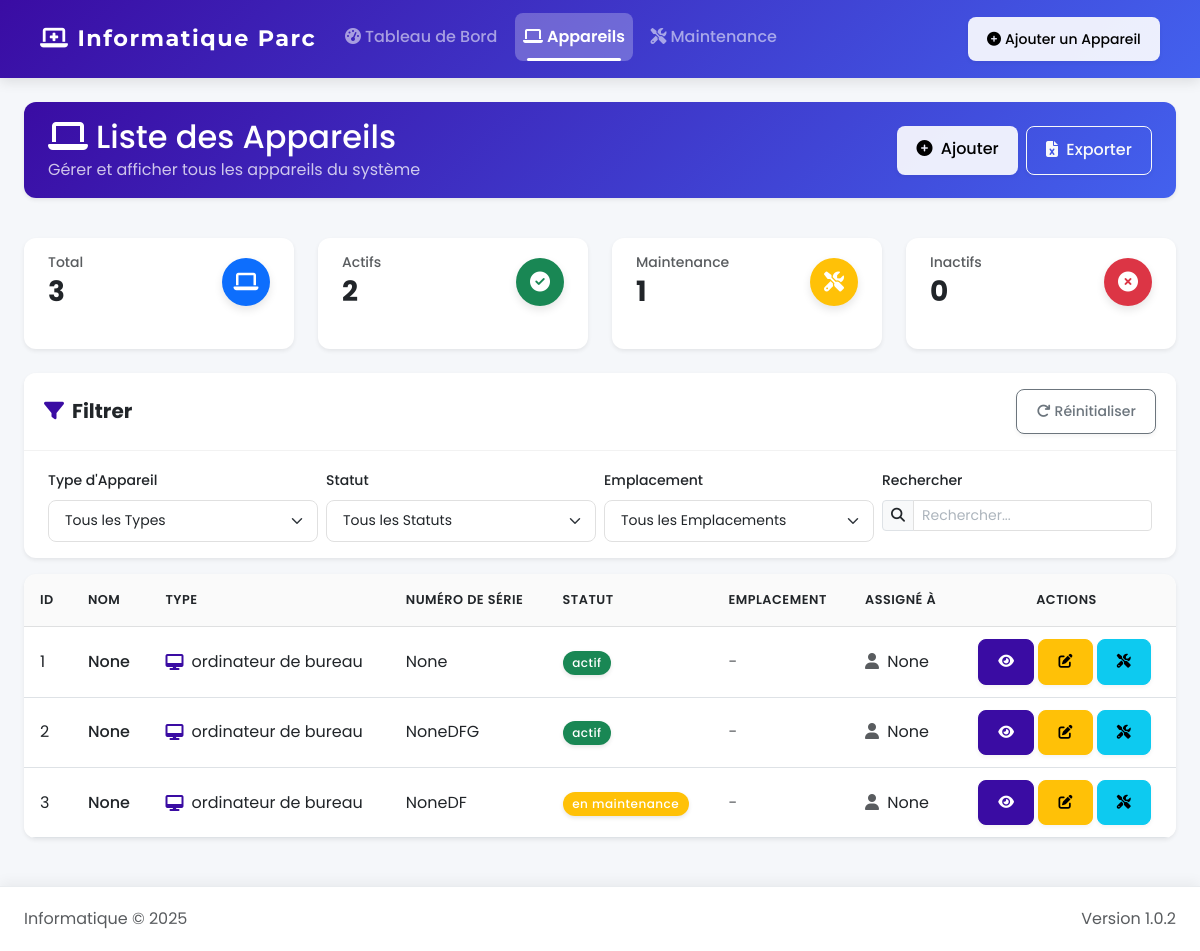
/devices, run on the app's committed database.
### app.py (models this page shows, shortened)
class Device(db.Model):
    id = db.Column(db.Integer, primary_key=True)
    name = db.Column(db.String(100), nullable=False)
    type = db.Column(db.String(50), nullable=False)
    serial_number = db.Column(db.String(100), nullable=False, unique=True)
    status = db.Column(db.String(20), default='actif')
    assigned_to = db.Column(db.String(100))
    service = db.Column(db.String(100))
    department = db.Column(db.String(100))
    mac_address = db.Column(db.String(17))
    notes = db.Column(db.Text)
    maintenance_records = db.relationship('MaintenanceRecord', backref='device', lazy=True, cascade="all, delete-orphan")

### app.py (the view)
@app.route('/devices')
def devices():
    devices = Device.query.all()
    return render_template('devices.html', devices=devices)

### app.py (called while the page is built)
@app.context_processor
def utility_processor():
    return dict(now=datetime.now)

### templates/devices.html (shortened to what this page needs)
{% extends "layout.html" %}
{% block content %}
<div class="container-fluid px-0">
    <div class="row mb-3">
        <div class="col-md-12">
            <div class="card shadow-sm border-0 bg-gradient-primary text-white">
                <div class="card-body py-3">
                    <div class="d-flex flex-column flex-md-row justify-content-between align-items-start align-items-md-center">
                        <div class="mb-3 mb-md-0">
                            <h2 class="mb-0"><i class="fas fa-laptop me-2"></i>Liste des Appareils</h2>
                            <p class="mb-0 opacity-75">Gérer et afficher tous les appareils du système</p>
                        </div>
                        <div class="d-flex flex-wrap">
                            <a href="{{ url_for('add_device') }}" class="btn btn-light me-2 mb-2 mb-sm-0">
                                <i class="fas fa-plus-circle me-1"></i> Ajouter
                            </a>
                            <a href="{{ url_for('export_devices_excel') }}" class="btn btn-outline-light">
                                <i class="fas fa-file-excel me-1"></i> Exporter
                            </a>
                        </div>
                    </div>
                </div>
            </div>
        </div>
    </div>
    <div class="row mb-3">
        <div class="col-6 col-md-3 mb-2">
            <div class="card shadow-sm h-100 border-0 stats-card">
                <div class="card-body py-2 py-md-3">
                    <div class="d-flex justify-content-between align-items-center">
                        <div>
                            <h6 class="text-muted mb-1 small">Total</h6>
                            <h3 class="mb-0 fw-bold" id="total-devices">{{ devices|length }}</h3>
                        </div>
                        <div class="icon-circle bg-primary">
                            <i class="fas fa-laptop fa-lg text-white"></i>
                        </div>
                    </div>
                </div>
            </div>
        </div>
        <div class="col-6 col-md-3 mb-2">
            <div class="card shadow-sm h-100 border-0 stats-card">
                <div class="card-body py-2 py-md-3">
                    <div class="d-flex justify-content-between align-items-center">
                        <div>
                            <h6 class="text-muted mb-1 small">Actifs</h6>
                            <h3 class="mb-0 fw-bold" id="active-devices">0</h3>
                        </div>
                        <div class="icon-circle bg-success">
                            <i class="fas fa-check-circle fa-lg text-white"></i>
                        </div>
                    </div>
                </div>
            </div>
        </div>
        <div class="col-6 col-md-3 mb-2">
            <div class="card shadow-sm h-100 border-0 stats-card">
                <div class="card-body py-2 py-md-3">
                    <div class="d-flex justify-content-between align-items-center">
                        <div>
                            <h6 class="text-muted mb-1 small">Maintenance</h6>
                            <h3 class="mb-0 fw-bold" id="maintenance-devices">0</h3>
                        </div>
                        <div class="icon-circle bg-warning">
                            <i class="fas fa-tools fa-lg text-white"></i>
                        </div>
                    </div>
                </div>
            </div>
        </div>
        <div class="col-6 col-md-3 mb-2">
            <div class="card shadow-sm h-100 border-0 stats-card">
                <div class="card-body py-2 py-md-3">
                    <div class="d-flex justify-content-between align-items-center">
                        <div>
                            <h6 class="text-muted mb-1 small">Inactifs</h6>
                            <h3 class="mb-0 fw-bold" id="inactive-devices">0</h3>
                        </div>
                        <div class="icon-circle bg-danger">
                            <i class="fas fa-times-circle fa-lg text-white"></i>
                        </div>
                    </div>
                </div>
            </div>
        </div>
    </div>
    <div class="card shadow-sm mb-3 border-0">
        <div class="card-header bg-white py-2 py-md-3">
            <div class="d-flex justify-content-between align-items-center">
                <h5 class="mb-0 fw-bold"><i class="fas fa-filter me-2 text-primary"></i>Filtrer</h5>
                <button class="btn btn-sm btn-outline-secondary" id="reset-filters">
                    <i class="fas fa-redo me-1"></i>Réinitialiser
                </button>
            </div>
        </div>
        <div class="card-body py-2 py-md-3">
            <div class="row g-2">
                <div class="col-6 col-md-3">
                    <label for="type-filter" class="form-label small">Type d'Appareil</label>
                    <select id="type-filter" class="form-select form-select-sm">
                        <option value="">Tous les Types</option>
                    </select>
                </div>
                <div class="col-6 col-md-3">
                    <label for="status-filter" class="form-label small">Statut</label>
                    <select id="status-filter" class="form-select form-select-sm">
                        <option value="">Tous les Statuts</option>
                    </select>
                </div>
                <div class="col-6 col-md-3">
                    <label for="location-filter" class="form-label small">Emplacement</label>
                    <select id="location-filter" class="form-select form-select-sm">
                        <option value="">Tous les Emplacements</option>
                        {% set locations = [] %}
                    </select>
                </div>
                <div class="col-6 col-md-3">
                    <label for="search-input" class="form-label small">Rechercher</label>
                    <div class="input-group input-group-sm">
                        <span class="input-group-text"><i class="fas fa-search"></i></span>
                        <input type="text" id="search-input" class="form-control" placeholder="Rechercher...">
                    </div>
                </div>
            </div>
        </div>
    </div>
    <div class="card shadow-sm border-0">
        <div class="card-body p-0">
            <div class="table-responsive">
                <table class="table table-hover align-middle mb-0" id="devices-table">
                    <thead class="table-light">
                        <tr>
                            <th>ID</th>
                            <th>Nom</th>
                            <th>Type</th>
                            <th class="d-none d-md-table-cell">Numéro de Série</th>
                            <th>Statut</th>
                            <th class="d-none d-md-table-cell">Emplacement</th>
                            <th class="d-none d-md-table-cell">Assigné à</th>
                            <th class="text-center">Actions</th>
                        </tr>
                    </thead>
                    <tbody>
                        {% for device in devices %}
                        <tr data-type="{{ device.type }}" data-status="{{ device.status }}" data-location="{{ device.location }}">
                            <td>{{ device.id }}</td>
                            <td class="fw-medium">{{ device.name }}</td>
                            <td>
                                <div class="d-flex align-items-center">
                                    {% if device.type == 'ordinateur de bureau' %}
                                        <i class="fas fa-desktop text-primary me-2"></i>
                                    {% elif device.type == 'ordinateur portable' %}
                                        <i class="fas fa-laptop text-primary me-2"></i>
                                    {% elif device.type == 'imprimante' %}
                                        <i class="fas fa-print text-primary me-2"></i>
                                    {% elif device.type == 'scanner' %}
                                        <i class="fas fa-scanner text-primary me-2"></i>
                                    {% elif device.type == 'routeur' %}
                                        <i class="fas fa-network-wired text-primary me-2"></i>
                                    {% elif device.type == 'switch' %}
                                        <i class="fas fa-ethernet text-primary me-2"></i>
                                    {% elif device.type == 'serveur' %}
                                        <i class="fas fa-server text-primary me-2"></i>
                                    {% else %}
                                        <i class="fas fa-hdd text-primary me-2"></i>
                                    {% endif %}
                                    <span class="d-none d-md-inline">{{ device.type }}</span>
                                </div>
                            </td>
                            <td class="d-none d-md-table-cell">{{ device.serial_number }}</td>
                            <td>
                                <span class="badge rounded-pill bg-{{ 'success' if device.status == 'actif' else 'warning' if device.status == 'en maintenance' else 'danger' }}">
                                    {{ device.status }}
                                </span>
                            </td>
                            <td class="d-none d-md-table-cell">
                                {% if device.location %}
                                    <i class="fas fa-map-marker-alt me-1 text-muted"></i> {{ device.location }}
                                {% else %}
                                    <span class="text-muted">-</span>
                                {% endif %}
                            </td>
                            <td class="d-none d-md-table-cell">
                                {% if device.assigned_to %}
                                    <i class="fas fa-user me-1 text-muted"></i> {{ device.assigned_to }}
                                {% else %}
                                    <span class="text-muted">-</span>
                                {% endif %}
                            </td>
                            <td>
                                <div class="d-flex justify-content-center">
                                    <a href="{{ url_for('device_details', device_id=device.id) }}" class="btn btn-sm btn-primary me-1" data-bs-toggle="tooltip" title="Voir Détails">
                                        <i class="fas fa-eye"></i>
                                    </a>
                                    <a href="{{ url_for('edit_device', device_id=device.id) }}" class="btn btn-sm btn-warning me-1" data-bs-toggle="tooltip" title="Modifier">
                                        <i class="fas fa-edit"></i>
                                    </a>
                                    <a href="{{ url_for('add_maintenance', device_id=device.id) }}" class="btn btn-sm btn-info me-1 d-none d-md-inline-block" data-bs-toggle="tooltip" title="Ajouter Maintenance">
                                        <i class="fas fa-tools"></i>
                                    </a>
                                </div>
                            </td>
                        </tr>
                        {% endfor %}
                    </tbody>
                </table>
            </div>
        </div>
    </div>
</div>
{% endblock %}

### static/css/common-components.css (style rules this page uses)
:root { --primary-color: #3a6ea5; --secondary-color: #004e89; --accent-color: #ff6b6b; --success-color: #2ecc71; --warning-color: #f39c12; --danger-color: #e74c3c; --info-color: #3498db; --light-color: #f8f9fa; --dark-color: #343a40; --body-bg: #f5f7fa; --teal-color: #20c997; --indigo-color: #6610f2; --purple-color: #6f42c1; --orange-color: #fd7e14; }
.btn { border-radius: 0.5rem; font-weight: 500; transition: all 0.3s ease; box-shadow: 0 2px 4px rgba(0, 0, 0, 0.05); }
.btn-primary { background-color: var(--primary-color); border-color: var(--primary-color); }
.card { border-radius: 0.75rem; border: none; box-shadow: 0 4px 12px rgba(0, 0, 0, 0.08); transition: all 0.3s ease; overflow: hidden; }
.card-header { border-bottom: 1px solid rgba(0, 0, 0, 0.05); background-color: #fff; padding: 1rem 1.25rem; font-weight: 600; }
.table th { font-weight: 600; color: var(--dark-color); background-color: rgba(0, 0, 0, 0.02); }
.form-control, .form-select { border-radius: 0.5rem; padding: 0.5rem 0.75rem; border: 1px solid #ced4da; transition: all 0.3s ease; }
.form-label { font-weight: 500; margin-bottom: 0.5rem; color: var(--dark-color); }
.badge { font-weight: 500; padding: 0.5em 0.8em; border-radius: 50rem; box-shadow: 0 2px 4px rgba(0, 0, 0, 0.1); transition: all 0.3s; }
.icon-circle { width: 40px; height: 40px; border-radius: 50%; display: flex; align-items: center; justify-content: center; transition: all 0.3s ease; }
.bg-gradient-primary { background: linear-gradient(135deg, var(--primary-color), var(--secondary-color)); }

### static/css/style.css (style rules this page uses)
body { font-family: 'Poppins', sans-serif; background-color: var(--body-bg); color: var(--dark-color); line-height: 1.6; transition: background-color 0.3s ease; direction: ltr; min-height: 100vh; display: flex; flex-direction: column; }
.card { box-shadow: 0 4px 12px rgba(0, 0, 0, 0.08); margin-bottom: 1.5rem; border: none; border-radius: 0.75rem; transition: all 0.3s ease; overflow: hidden; }
.card-header { font-weight: 600; border-bottom: 1px solid rgba(0, 0, 0, 0.05); background-color: #fff; padding: 1rem 1.25rem; }
.card-body { padding: 1.5rem; }
.table { border-collapse: separate; border-spacing: 0; width: 100%; }
.table th { font-weight: 600; background-color: rgba(0, 0, 0, 0.02); border-top: none; padding: 1rem; color: var(--dark-color); }
.table td { padding: 0.75rem 1rem; vertical-align: middle; }
.table-hover tbody tr { transition: background-color 0.2s ease; }
.badge { font-weight: 500; padding: 0.5em 0.8em; border-radius: 50rem; letter-spacing: 0.5px; box-shadow: 0 2px 4px rgba(0, 0, 0, 0.1); transition: all 0.3s ease; }
.btn { border-radius: 0.5rem; font-weight: 500; padding: 0.5rem 1rem; transition: all 0.3s ease; position: relative; overflow: hidden; box-shadow: 0 2px 4px rgba(0, 0, 0, 0.05); }
.btn-sm { padding: 0.375rem 0.75rem; font-size: 0.875rem; border-radius: 0.375rem; }
.form-label { font-weight: 500; margin-bottom: 0.5rem; color: var(--dark-color); }
.form-control, .form-select { border: 1px solid #ced4da; border-radius: 0.5rem; padding: 0.5rem 0.75rem; transition: all 0.3s ease; }
.form-control::placeholder { color: #adb5bd; }
.stats-card { transition: all 0.3s ease; border-radius: 0.75rem; overflow: hidden; border: none; box-shadow: 0 4px 12px rgba(0, 0, 0, 0.08); }
.icon-circle { width: 40px; height: 40px; border-radius: 50%; display: flex; align-items: center; justify-content: center; transition: all 0.3s ease; box-shadow: 0 4px 8px rgba(0, 0, 0, 0.1); }
.text-primary { color: var(--primary-color) !important; }

### data on the page
Device: id "1", name "None", type "ordinateur de bureau", serial_number "None", status "actif", assigned_to "None"
Device: id "2", name "None", type "ordinateur de bureau", serial_number "NoneDFG", status "actif", assigned_to "None"
Device: id "3", name "None", type "ordinateur de bureau", serial_number "NoneDF", status "en maintenance", assigned_to "None"

### other printed values
{{ devices|length }} "3"
